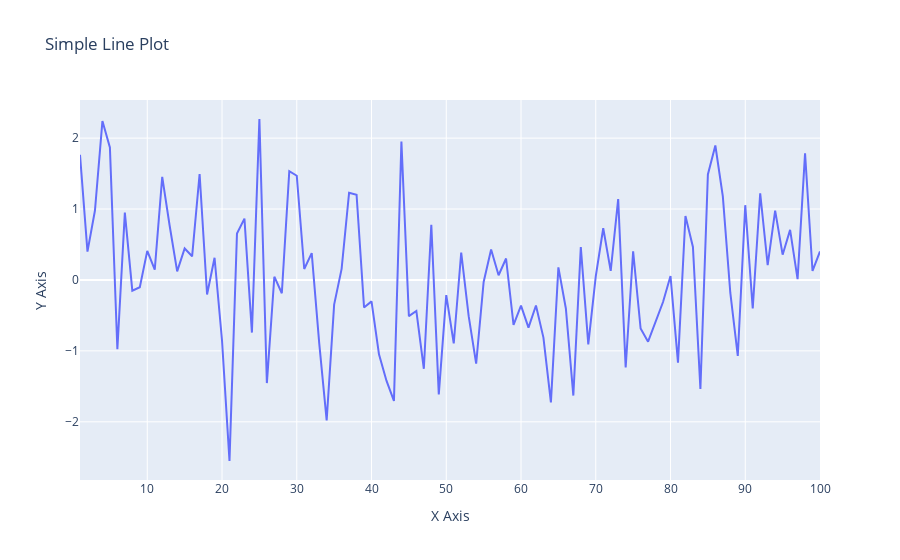

Notebook code cell kept with this figure:
### Markdown cell above
## 20. Using Plotly, create a basic line plot of a randomly generated dataset, label the axes, and set the title as 'Simple Line Plot'

### Code cell
import plotly.graph_objects as go
import numpy as np

# Generating random data
np.random.seed(0)
x = np.arange(1, 101)
y = np.random.randn(100)

# Create a line plot
fig = go.Figure(data=go.Scatter(x=x, y=y, mode='lines'))

# Labeling the axes and to set the title
fig.update_layout(
    title='Simple Line Plot',
    xaxis_title='X Axis',
    yaxis_title='Y Axis'
)
fig.show()

### Figure 1 — Plotly figure (JSON) as saved in the notebook; plotly's stock layout.template omitted (floating-point values rounded to 4 significant figures)
{"data": [{"mode": "lines", "type": "scatter", "x": [1, 2, 3, 4, 5, 6, 7, 8, 9, 10, 11, 12, 13, 14, 15, 16, 17, 18, 19, 20, 21, 22, 23, 24, 25, 26, 27, 28, 29, 30, 31, 32, 33, 34, 35, 36, 37, 38, 39, 40, 41, 42, 43, 44, 45, 46, 47, 48, 49, 50, 51, 52, 53, 54, 55, 56, 57, 58, 59, 60, 61, 62, 63, 64, 65, 66, 67, 68, 69, 70, 71, 72, 73, 74, 75, 76, 77, 78, 79, 80, 81, 82, 83, 84, 85, 86, 87, 88, 89, 90, 91, 92, 93, 94, 95, 96, 97, 98, 99, 100], "y": [1.764, 0.4002, 0.9787, 2.241, 1.868, -0.9773, 0.9501, -0.1514, -0.1032, 0.4106, 0.144, 1.454, 0.761, 0.1217, 0.4439, 0.3337, 1.494, -0.2052, 0.3131, -0.8541, -2.553, 0.6536, 0.8644, -0.7422, 2.27, -1.454, 0.04576, -0.1872, 1.533, 1.469, 0.1549, 0.3782, -0.8878, -1.981, -0.3479, 0.1563, 1.23, 1.202, -0.3873, -0.3023, -1.049, -1.42, -1.706, 1.951, -0.5097, -0.4381, -1.253, 0.7775, -1.614, -0.2127, -0.8955, 0.3869, -0.5108, -1.181, -0.02818, 0.4283, 0.06652, 0.3025, -0.6343, -0.3627, -0.6725, -0.3596, -0.8131, -1.726, 0.1774, -0.4018, -1.63, 0.4628, -0.9073, 0.05195, 0.7291, 0.129, 1.139, -1.235, 0.4023, -0.6848, -0.8708, -0.5788, -0.3116, 0.05617, -1.165, 0.9008, 0.4657, -1.536, 1.488, 1.896, 1.179, -0.1799, -1.071, 1.054, -0.4032, 1.222, 0.2083, 0.9766, 0.3564, 0.7066, 0.0105, 1.786, 0.1269, 0.402]}], "layout": {"autosize": true, "title": {"text": "Simple Line Plot"}, "xaxis": {"autorange": true, "range": [1, 100], "title": {"text": "X Axis"}, "type": "linear"}, "yaxis": {"autorange": true, "range": [-2.821, 2.538], "title": {"text": "Y Axis"}, "type": "linear"}}}
